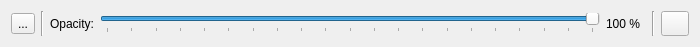
<?xml version="1.0" encoding="UTF-8"?>
<ui version="4.0">
 <class>GribouillotLayer</class>
 <widget class="QWidget" name="GribouillotLayer">
  <property name="geometry">
   <rect>
    <x>0</x>
    <y>0</y>
    <width>700</width>
    <height>47</height>
   </rect>
  </property>
  <property name="minimumSize">
   <size>
    <width>0</width>
    <height>47</height>
   </size>
  </property>
  <property name="windowTitle">
   <string>Form</string>
  </property>
  <layout class="QHBoxLayout" name="horizontalLayout">
   <item>
    <widget class="QToolButton" name="layerNameTlBtt">
     <property name="text">
      <string notr="true">...</string>
     </property>
     <property name="icon">
      <iconset>
       <normalon>:/Resources/Icons/tab-new.png</normalon>
      </iconset>
     </property>
     <property name="iconSize">
      <size>
       <width>20</width>
       <height>20</height>
      </size>
     </property>
    </widget>
   </item>
   <item>
    <widget class="Line" name="line">
     <property name="orientation">
      <enum>Qt::Vertical</enum>
     </property>
    </widget>
   </item>
   <item>
    <widget class="QLabel" name="opacityLabel">
     <property name="text">
      <string>Opacity:</string>
     </property>
    </widget>
   </item>
   <item>
    <widget class="QSlider" name="opacitySlider">
     <property name="maximum">
      <number>100</number>
     </property>
     <property name="value">
      <number>100</number>
     </property>
     <property name="orientation">
      <enum>Qt::Horizontal</enum>
     </property>
     <property name="tickPosition">
      <enum>QSlider::TicksBelow</enum>
     </property>
     <property name="tickInterval">
      <number>5</number>
     </property>
    </widget>
   </item>
   <item>
    <widget class="QLabel" name="opacityPercentLbl">
     <property name="minimumSize">
      <size>
       <width>40</width>
       <height>0</height>
      </size>
     </property>
     <property name="text">
      <string>100 %</string>
     </property>
    </widget>
   </item>
   <item>
    <widget class="Line" name="line_3">
     <property name="orientation">
      <enum>Qt::Vertical</enum>
     </property>
    </widget>
   </item>
   <item>
    <widget class="QToolButton" name="deleteLayerTlBtt">
     <property name="text">
      <string/>
     </property>
     <property name="icon">
      <iconset resource="gribouillot.qrc">
       <normaloff>:/Resources/Icons/delete-layer.png</normaloff>:/Resources/Icons/delete-layer.png</iconset>
     </property>
     <property name="iconSize">
      <size>
       <width>20</width>
       <height>20</height>
      </size>
     </property>
    </widget>
   </item>
  </layout>
 </widget>
 <resources>
  <include location="gribouillot.qrc"/>
 </resources>
 <connections/>
</ui>
